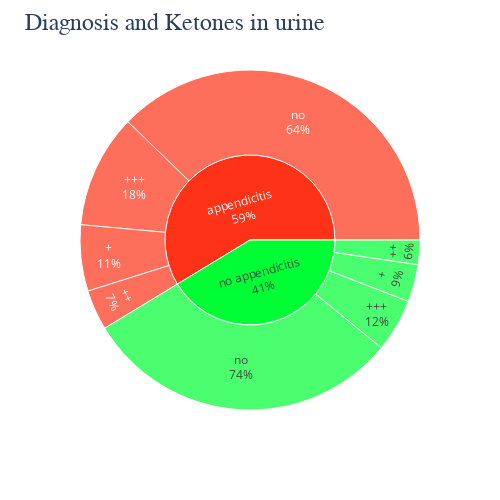

This figure's notebook cell:
### Code cell
import plotly.express as px
fig = px.sunburst(df, path=['Diagnosis', 'Ketones_in_Urine'],color_discrete_sequence=px.colors.qualitative.Light24)
fig.update_traces(textinfo="label + percent parent")
fig.update_layout(title_text="Diagnosis and Ketones in urine", 
                  titlefont={'size': 24, 'family':'Serif'},
                  width=500, 
                  height=500)
fig.show()

### Figure 1 — Plotly figure (JSON) as saved in the notebook; plotly's stock layout.template omitted (floating-point values rounded to 4 significant figures)
{"data": [{"branchvalues": "total", "domain": {"x": [0, 1], "y": [0, 1]}, "hovertemplate": "labels=%{label}<br>count=%{value}<br>parent=%{parent}<br>id=%{id}<extra></extra>", "ids": ["appendicitis/+", "no appendicitis/+", "appendicitis/++", "no appendicitis/++", "appendicitis/+++", "no appendicitis/+++", "appendicitis/no", "no appendicitis/no", "appendicitis", "no appendicitis"], "labels": ["+", "+", "++", "++", "+++", "+++", "no", "no", "appendicitis", "no appendicitis"], "name": "", "parents": ["appendicitis", "no appendicitis", "appendicitis", "no appendicitis", "appendicitis", "no appendicitis", "appendicitis", "no appendicitis", "", ""], "textinfo": "label+percent parent", "type": "sunburst", "values": [46, 26, 28, 17, 79, 37, 276, 222, 429, 302]}], "layout": {"height": 500, "legend": {"tracegroupgap": 0}, "margin": {"t": 60}, "sunburstcolorway": ["#FD3216", "#00FE35", "#6A76FC", "#FED4C4", "#FE00CE", "#0DF9FF", "#F6F926", "#FF9616", "#479B55", "#EEA6FB", "#DC587D", "#D626FF", "#6E899C", "#00B5F7", "#B68E00", "#C9FBE5", "#FF0092", "#22FFA7", "#E3EE9E", "#86CE00", "#BC7196", "#7E7DCD", "#FC6955", "#E48F72"], "title": {"font": {"family": "Serif", "size": 24}, "text": "Diagnosis and Ketones in urine"}, "width": 500}}
